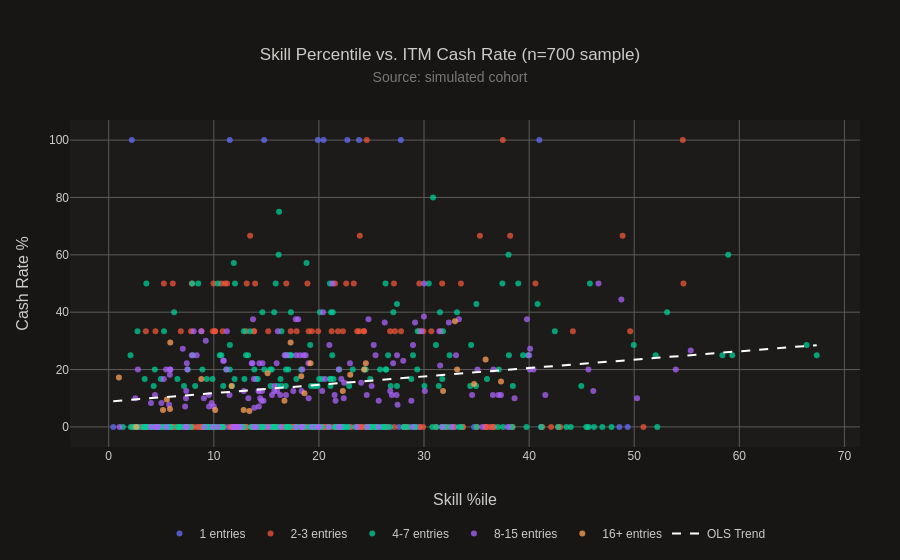

This figure's notebook cell:
### Markdown cell above
## Figure 6: Skill Percentile vs. Realized Cash Rate

### Code cell
from scipy import stats

sample = sim_players.sample(min(700, len(sim_players)), random_state=99)

fig7 = go.Figure()
for i, b in enumerate(order):
    sub = sample[sample["entries_bin"] == b]
    fig7.add_trace(go.Scatter(
        x=sub["skill_pct"],
        y=sub["realized_cash_rate"],
        mode="markers",
        name=f"{b} entries",
        marker=dict(color=palette[i], size=6, opacity=0.75)
    ))

m, b_coef, *_ = stats.linregress(sample["skill_pct"], sample["realized_cash_rate"])
x_r = np.linspace(sample["skill_pct"].min(), sample["skill_pct"].max(), 100)

fig7.add_trace(go.Scatter(
    x=x_r,
    y=m * x_r + b_coef,
    mode="lines",
    name="OLS Trend",
    line=dict(color="white", width=2, dash="dash"),
    showlegend=True
))

r_val, p_val = stats.pearsonr(sim_players["skill_pct"], sim_players["realized_cash_rate"])
print(f"Pearson r (skill vs realized cash rate): {r_val:.3f}; p={p_val:.2e}")

fig7.update_traces(cliponaxis=False)
fig7.update_layout(
    title=dict(
        text="Skill Percentile vs. ITM Cash Rate (n=700 sample)<br>"
             "<span style='font-size:14px;font-weight:normal;color:#797876;'>"
             "Source: simulated cohort</span>"
    ),
    legend=dict(
        orientation="h",
        yanchor="top",
        y=-0.22,
        xanchor="center",
        x=0.5
    )
)
fig7.update_xaxes(title_text="Skill %ile")
fig7.update_yaxes(title_text="Cash Rate %")
fig7.write_html(CHARTS / "skill_vs_cash_rate.html", include_plotlyjs="cdn")
fig7.show()

### Figure 1 — Plotly figure (JSON) as saved in the notebook; plotly's stock layout.template omitted (floating-point values rounded to 4 significant figures; data arrays with more than 128 entries replaced by an {"elided": "..."} marker saying what was removed)
{"data": [{"cliponaxis": false, "marker": {"color": "#636EFA", "opacity": 0.75, "size": 6}, "mode": "markers", "name": "1 entries", "type": "scatter", "x": [9.917, 11.33, 21.68, 40.97, 2.796, 27.8, 12.87, 22.92, 12.47, 36.45, 10.85, 24.0, 22.21, 7.538, 16.78, 14.79, 0.4323, 16.54, 38.2, 9.356, 3.445, 12.65, 20.85, 9.273, 8.962, 3.007, 10.89, 2.203, 27.61, 49.38, 8.554, 4.685, 11.95, 23.82, 5.665, 9.81, 5.626, 11.52, 29.26, 22.09, 29.59, 29.15, 48.58, 22.71, 23.67, 19.9, 3.942, 7.038, 20.44, 28.11, 41.13, 15.02, 32.2, 34.76, 3.047, 10.79, 35.89, 26.58, 32.94, 26.51, 31.86, 7.666], "y": [0.0, 0.0, 0.0, 100.0, 0.0, 100.0, 0.0, 0.0, 0.0, 0.0, 0.0, 0.0, 0.0, 0.0, 0.0, 100.0, 0.0, 0.0, 0.0, 0.0, 0.0, 0.0, 0.0, 0.0, 0.0, 0.0, 0.0, 100.0, 0.0, 0.0, 0.0, 0.0, 0.0, 100.0, 0.0, 0.0, 0.0, 100.0, 0.0, 0.0, 0.0, 0.0, 0.0, 100.0, 0.0, 100.0, 0.0, 0.0, 100.0, 0.0, 0.0, 0.0, 0.0, 0.0, 0.0, 0.0, 0.0, 0.0, 0.0, 0.0, 0.0, 0.0]}, {"cliponaxis": false, "marker": {"color": "#EF553B", "opacity": 0.75, "size": 6}, "mode": "markers", "name": "2-3 entries", "type": "scatter", "x": {"elided": "187 float values"}, "y": {"elided": "187 float values"}}, {"cliponaxis": false, "marker": {"color": "#00CC96", "opacity": 0.75, "size": 6}, "mode": "markers", "name": "4-7 entries", "type": "scatter", "x": {"elided": "258 float values"}, "y": {"elided": "258 float values"}}, {"cliponaxis": false, "marker": {"color": "#AB63FA", "opacity": 0.75, "size": 6}, "mode": "markers", "name": "8-15 entries", "type": "scatter", "x": {"elided": "166 float values"}, "y": {"elided": "166 float values"}}, {"cliponaxis": false, "marker": {"color": "#FFA15A", "opacity": 0.75, "size": 6}, "mode": "markers", "name": "16+ entries", "type": "scatter", "x": [13.38, 32.94, 18.62, 33.15, 37.33, 5.829, 8.809, 10.13, 17.31, 35.86, 5.535, 19.2, 5.165, 12.84, 0.9721, 22.27, 24.46, 16.72, 2.619, 5.858, 18.32, 34.77, 22.98, 24.31, 15.12, 31.81, 11.69], "y": [5.556, 36.84, 11.76, 20.0, 15.79, 6.25, 16.67, 5.882, 29.41, 23.53, 9.524, 22.22, 5.882, 5.882, 17.24, 12.5, 22.22, 9.091, 0.0, 29.41, 17.65, 15.0, 18.18, 20.0, 18.75, 12.5, 14.29]}, {"cliponaxis": false, "line": {"color": "white", "dash": "dash", "width": 2}, "mode": "lines", "name": "OLS Trend", "showlegend": true, "type": "scatter", "x": [0.4323, 1.108, 1.784, 2.461, 3.137, 3.813, 4.489, 5.165, 5.841, 6.517, 7.193, 7.869, 8.545, 9.221, 9.898, 10.57, 11.25, 11.93, 12.6, 13.28, 13.95, 14.63, 15.31, 15.98, 16.66, 17.33, 18.01, 18.69, 19.36, 20.04, 20.71, 21.39, 22.07, 22.74, 23.42, 24.1, 24.77, 25.45, 26.12, 26.8, 27.48, 28.15, 28.83, 29.5, 30.18, 30.86, 31.53, 32.21, 32.88, 33.56, 34.24, 34.91, 35.59, 36.26, 36.94, 37.62, 38.29, 38.97, 39.65, 40.32, 41.0, 41.67, 42.35, 43.03, 43.7, 44.38, 45.05, 45.73, 46.41, 47.08, 47.76, 48.43, 49.11, 49.79, 50.46, 51.14, 51.81, 52.49, 53.17, 53.84, 54.52, 55.2, 55.87, 56.55, 57.22, 57.9, 58.58, 59.25, 59.93, 60.6, 61.28, 61.96, 62.63, 63.31, 63.98, 64.66, 65.34, 66.01, 66.69, 67.36], "y": [8.967, 9.164, 9.362, 9.559, 9.756, 9.954, 10.15, 10.35, 10.55, 10.74, 10.94, 11.14, 11.34, 11.53, 11.73, 11.93, 12.13, 12.32, 12.52, 12.72, 12.92, 13.11, 13.31, 13.51, 13.7, 13.9, 14.1, 14.3, 14.49, 14.69, 14.89, 15.09, 15.28, 15.48, 15.68, 15.88, 16.07, 16.27, 16.47, 16.67, 16.86, 17.06, 17.26, 17.46, 17.65, 17.85, 18.05, 18.25, 18.44, 18.64, 18.84, 19.03, 19.23, 19.43, 19.63, 19.82, 20.02, 20.22, 20.42, 20.61, 20.81, 21.01, 21.21, 21.4, 21.6, 21.8, 22.0, 22.19, 22.39, 22.59, 22.79, 22.98, 23.18, 23.38, 23.58, 23.77, 23.97, 24.17, 24.37, 24.56, 24.76, 24.96, 25.15, 25.35, 25.55, 25.75, 25.94, 26.14, 26.34, 26.54, 26.73, 26.93, 27.13, 27.33, 27.52, 27.72, 27.92, 28.12, 28.31, 28.51]}], "layout": {"legend": {"orientation": "h", "x": 0.5, "xanchor": "center", "y": -0.22, "yanchor": "top"}, "title": {"text": "Skill Percentile vs. ITM Cash Rate (n=700 sample)<br><span style='font-size:14px;font-weight:normal;color:#797876;'>Source: simulated cohort</span>"}, "xaxis": {"title": {"text": "Skill %ile"}}, "yaxis": {"title": {"text": "Cash Rate %"}}}}
